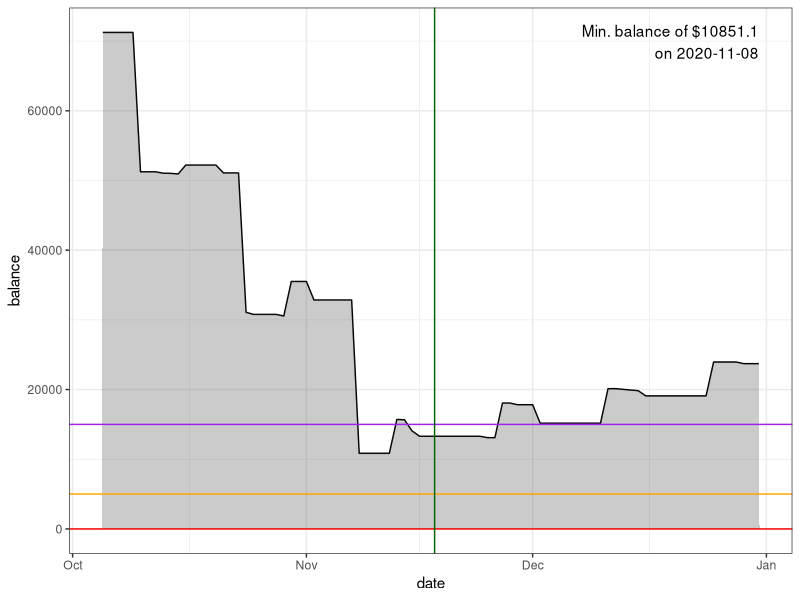

This figure's R source:
library(ggplot2)

rm(list = ls())

balance.current = 6446.64 + 49796.46 + 15000
date.current = as.Date("2020-10-05") # Whatever date above balance is current as of

paycheck = function(date){
  last.paydate = as.Date("2020-10-01")
  if (as.numeric(date - last.paydate) %% 14 == 0){
    return(2480 * 2)
  } else{
    return(0)
  }
}
existing.credit.card = function(date){
  # As of 2020/10/05
  payment = switch(as.character(date),
                   "2020-10-15" = 3686, # Citi card existing charges
                   "2020-10-20" = 1126, # SLFCU card existing charges + any new charges between 2020/10/05 and 2020/10/20 (leaving latter as zero and putting all to new Citi charges)
                   0)
  return(payment)
}
projected.credit.card = function(date){
  # This should include all non-utility purchases; e.g., groceries, fun, other purchases
  # Should include all Citi charges after 2020/09/18 and all SLFCU charges after 2020/10/20
  payment = switch(as.character(date),
                   "2020-11-15" = 475.13 + 300, # Citi card ending 2020/10/18
                   "2020-12-15" = 750, # Citi card ending 2020/11/18
                   "2020-11-20" = 0, # SLFCU card ending 2020/11/20
                   "2020-12-20" = 0, # SLFCU card ending 2020/12/20
                   0)
  return(payment)
}
mortgage = function(date){
  payment = switch(as.character(date),
                   "2020-11-01" = 2656,
                   "2020-12-01" = 2656,
                   0)
  return(payment)
}
water.bill = function(date){
  payment = switch(as.character(date),
                   "2020-10-24" = 300,
                   "2020-11-24" = 200,
                   "2020-12-24" = 100,
                   0)
  return(payment)
}
electric.bill = function(date){
  payment = switch(as.character(date),
                   "2020-10-12" = 200,
                   "2020-11-12" = 100,
                   "2020-12-12" = 100,
                   0)
  return(payment)
}
gas.bill = function(date){
  payment = switch(as.character(date),
                   "2020-10-13" = 20,
                   "2020-11-13" = 50,
                   "2020-12-13" = 100,
                   0)
  return(payment)
}
verizon.bill = function(date){
  payment = switch(as.character(date),
                   "2020-10-28" = 234,
                   "2020-11-28" = 234,
                   "2020-12-28" = 234,
                   0)
  return(payment)
}
comcast.bill = function(date){
  payment = switch(as.character(date),
                   "2020-10-14" = 90,
                   "2020-11-14" = 90,
                   "2020-12-14" = 90,
                   0)
  return(payment)
}
remodel.bill = function(date){
  payment = switch(as.character(date),
                   "2020-10-09" = 20000,
                   "2020-10-23" = 20000,
                   "2020-11-07" = 22000,
                   "2020-11-14" = 1500,
                   0)
  return(payment)
}

# Calculating running balance
balance = balance.current
date = date.current
end.date = as.Date("2020-12-31")

balance.history = balance
date.history = date

while (date < end.date){
  new.balance = balance +
    paycheck(date) - 
    existing.credit.card(date) -
    projected.credit.card(date) -
    mortgage(date) - 
    water.bill(date) -
    electric.bill(date) -
    gas.bill(date) -
    verizon.bill(date) -
    comcast.bill(date) -
    remodel.bill(date)
  new.date = date + 1
  
  balance.history = c(balance.history, new.balance)
  date.history = c(date.history, new.date)
  
  balance = new.balance
  date = new.date
}

plot.df = data.frame(date = date.history, balance = balance.history)
ggplot(plot.df, aes(date, balance)) + 
  geom_line() +
  geom_area(alpha = 0.25) +
  geom_hline(yintercept = 0, color = "red") +
  geom_hline(yintercept = 5000, color = "orange") +
  geom_hline(yintercept = 15000, color = "purple") +
  geom_vline(xintercept = as.Date("2020-11-18"), color = "dark green") +
  annotate(geom = "text",
           label = paste0("Min. balance of $", min(balance.history), "\non ", date.history[which.min(balance.history)]),
           x = max(date.history), y = Inf, hjust = 1, vjust = 1.5) +
  theme_bw()
